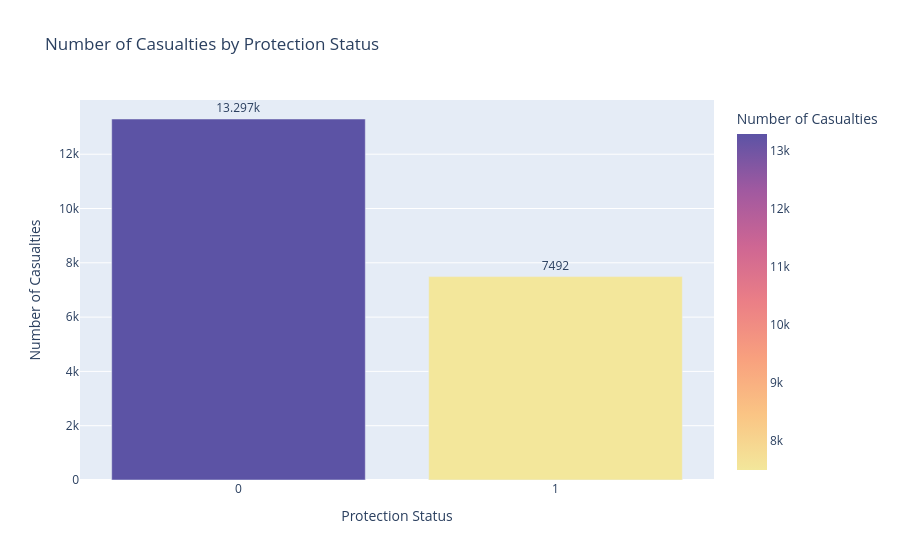

Write notebook code for a chart like this one.
### Code cell
fig4 = px.bar(
    top_protection,
    x='Protection_Status',
    y='Casualties',
    title='Number of Casualties by Protection Status',
    text_auto=True,
    labels={
        'Protection_Status': 'Protection Status',
        'Casualties': 'Number of Casualties'
    },
    color='Casualties',
    color_continuous_scale='Sunset'
)

fig4.update_traces(textposition='outside')

fig4.update_layout(
    xaxis_type='category'
)

fig4.show()

### Figure 1 — Plotly figure (JSON) as saved in the notebook; plotly's stock layout.template omitted (floating-point values rounded to 4 significant figures)
{"data": [{"hovertemplate": "Protection Status=%{x}<br>Number of Casualties=%{marker.color}<extra></extra>", "legendgroup": "", "marker": {"color": [13297, 7492], "coloraxis": "coloraxis", "pattern": {"shape": ""}}, "name": "", "orientation": "v", "showlegend": false, "textposition": "outside", "texttemplate": "%{y}", "type": "bar", "x": [0, 1], "xaxis": "x", "y": [13297, 7492], "yaxis": "y"}], "layout": {"barmode": "relative", "coloraxis": {"colorbar": {"title": {"text": "Number of Casualties"}}, "colorscale": [[0, "rgb(243, 231, 155)"], [0.1667, "rgb(250, 196, 132)"], [0.3333, "rgb(248, 160, 126)"], [0.5, "rgb(235, 127, 134)"], [0.6667, "rgb(206, 102, 147)"], [0.8333, "rgb(160, 89, 160)"], [1, "rgb(92, 83, 165)"]]}, "legend": {"tracegroupgap": 0}, "title": {"text": "Number of Casualties by Protection Status"}, "xaxis": {"anchor": "y", "domain": [0, 1], "title": {"text": "Protection Status"}, "type": "category"}, "yaxis": {"anchor": "x", "domain": [0, 1], "title": {"text": "Number of Casualties"}}}}
